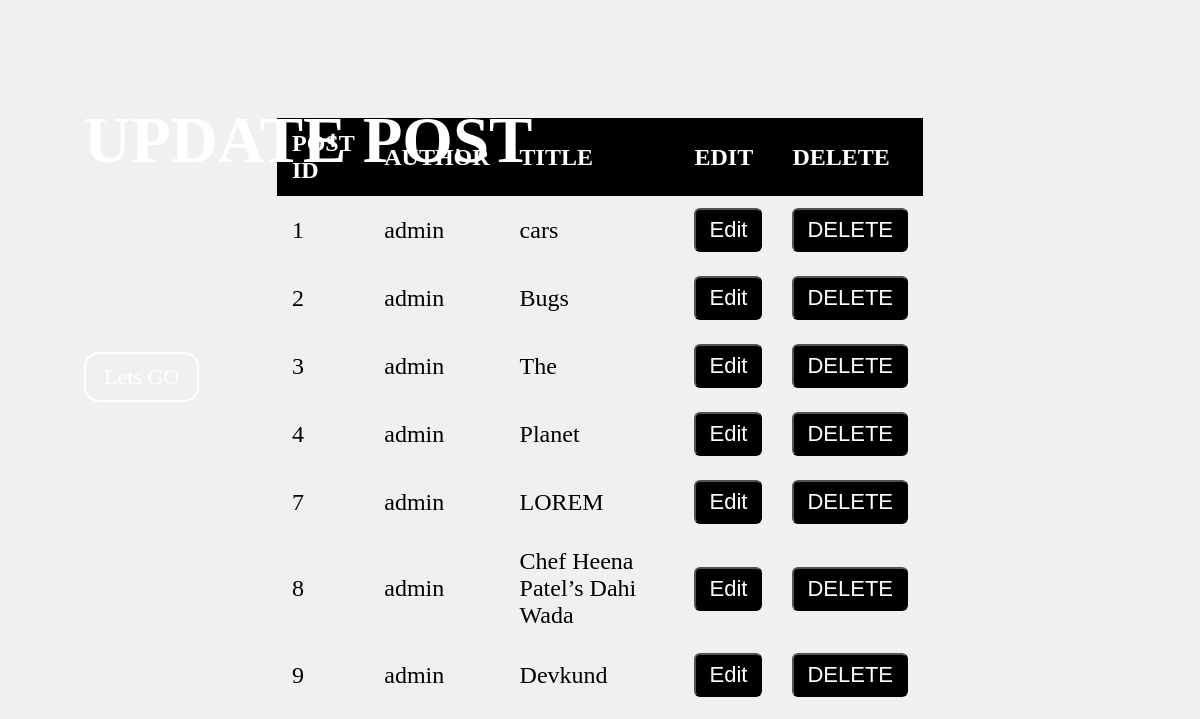
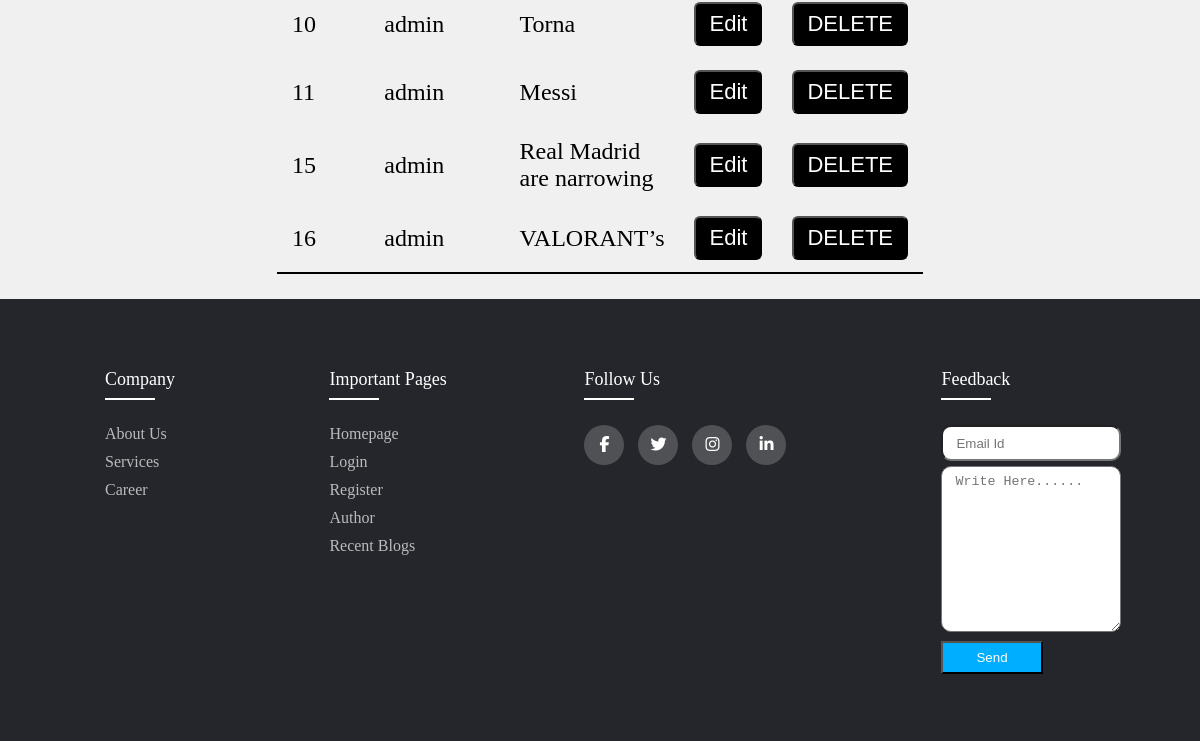
The app's page /editpost.php (signed in, lower part), older data (2 pictures, top to bottom).
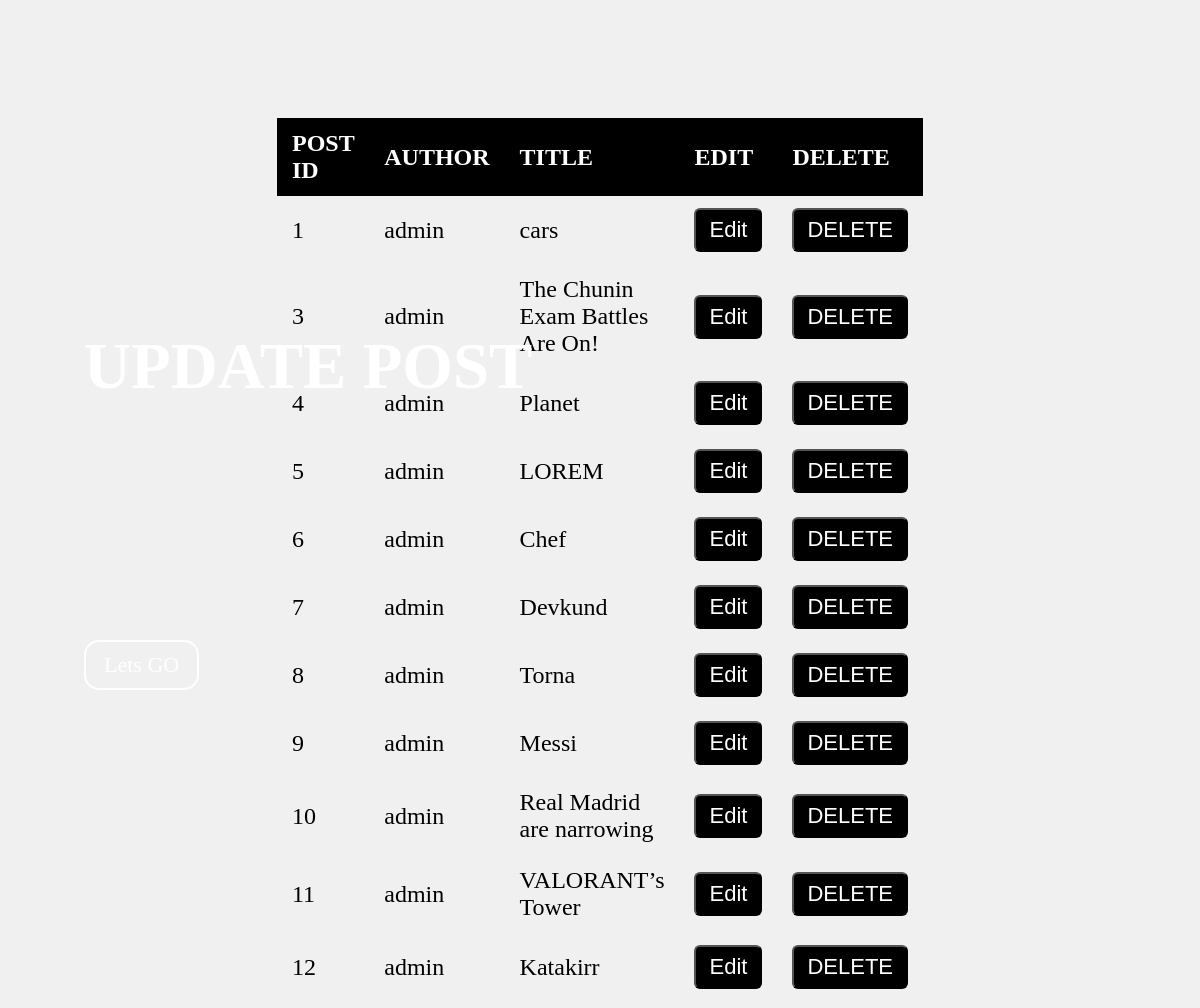
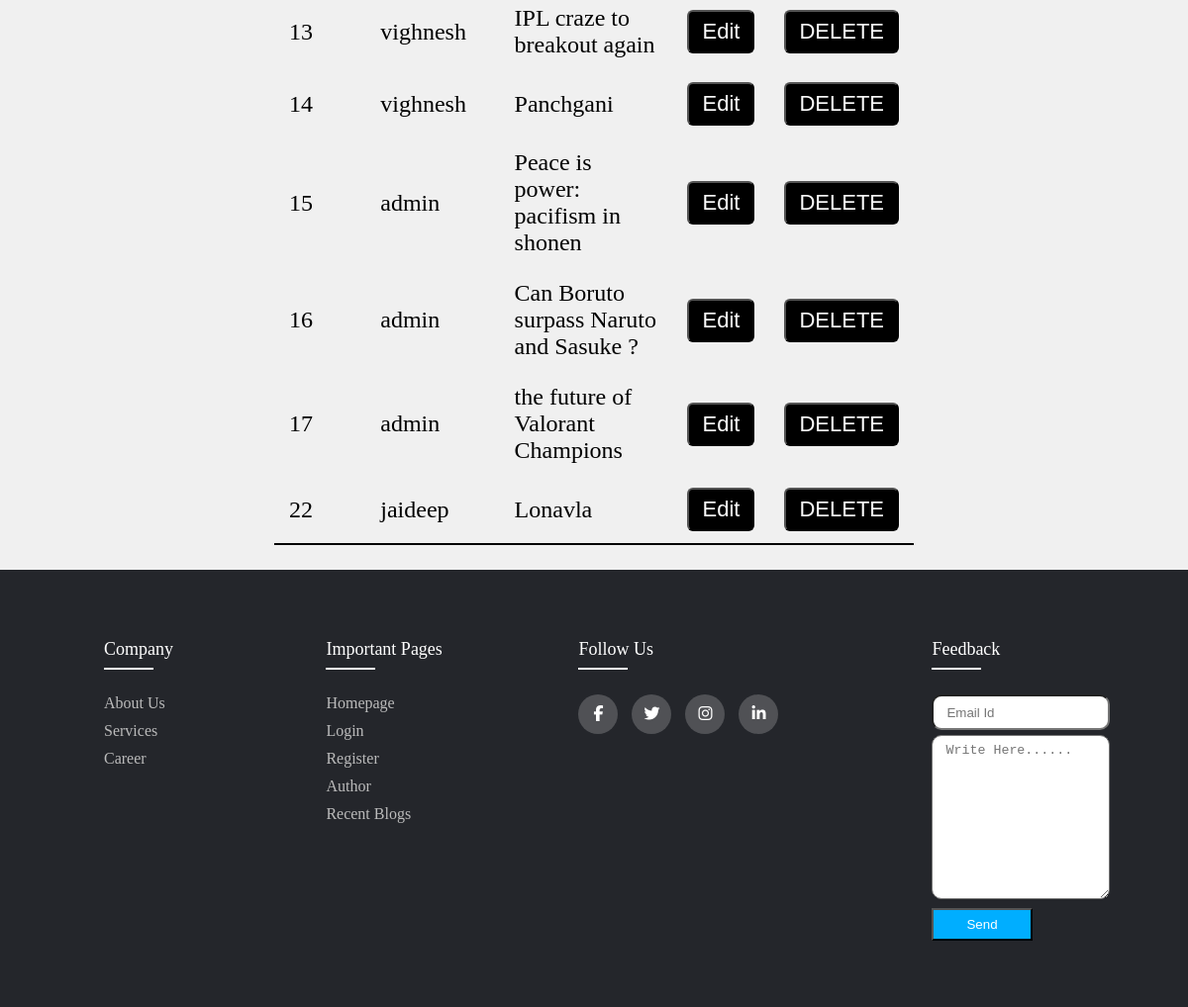
The same page, newer data (2 pictures, top to bottom).
### tables this page shows
CREATE TABLE `post` (
  `pid` int(11) NOT NULL,
  `author` varchar(255) NOT NULL,
  `title` varchar(255) NOT NULL,
  `description` varchar(1000) NOT NULL,
  `short` varchar(1200) NOT NULL,
  `id` int(11) NOT NULL,
  `images` varchar(255) NOT NULL,
  `category` varchar(255) NOT NULL
);

### editpost.php (the view, shortened to what this page needs)
<?php
include 'config.php';
?>
<!DOCTYPE html>
<html lang="en">
<head>
    <link rel="stylesheet" href="css/author.css">
    <link rel="stylesheet" href="scss/nav.css">
    <link rel="stylesheet" href="css/footer.css">
</head>
<body vlink =" black">
<div class="image">
         <h1>UPDATE POST</h1>
         <a href="#tab" id="bb">Lets GO</a>
</div>
<?php
$query=mysqli_query($conn,"SELECT * FROM post ORDER BY pid asc");
if($query->num_rows > 0){
?>
<div class="tab" id="tab">
    <table class="editable" cellspacing="6" cellpadding="50">
      <thead>
            <tr>
            <th>POST ID</th>
                <th>AUTHOR</th>
                <th>TITLE</th>
                <th>EDIT</th>
                <th>DELETE</th>
            </tr>
</thead>
            <?php
       while($res=mysqli_fetch_array($query)){
            echo'<tr>';
            echo '<td>'.$res['pid'].'</td>' ;
            echo '<td>'.$res['author'].'</td>' ;
            echo '<td>'.$res['title'].'</td>' ;
            echo "<td><a href=\"edit.php?pid=$res[pid]\"><input type='submit' value='Edit'</a>" ;
            echo "<td><a href=\"delete.php?pid=$res[pid]\"><input type='submit' value='DELETE'</a>" ;
            echo '</tr>';
        }
      }
        ?>
        </table>
        </div>
        <?php include('footer.php')?>
</body>
</html>

### footer.php
  <div class="footer">
  	 <div class="contain">
  	 	<div class="row">
  	 		<div class="footer-col1">
  	 			<h4>company</h4>
  	 			<ul>
  	 				<li><a href="#">About us</a></li>
  	 				<li><a href="#">Services</a></li>
  	 				<li><a href="#">Career</a></li>
  	 			</ul>
  	 		</div>
  	 		<div class="footer-col">
  	 			<h4>Important Pages</h4>
  	 			<ul>
  	 				<li><a href="#">Homepage</a></li>
  	 				<li><a href="#">login</a></li>
  	 				<li><a href="#">register</a></li>
  	 				<li><a href="#">author</a></li>
  	 				<li><a href="#">recent blogs</a></li>
  	 			</ul>
  	 		</div>
  	 		<div class="footer-col">
  	 			<h4>follow us</h4>
  	 			<div class="social-links">
  	 				<a href="#"><i class="fab fa-facebook-f"></i></a>
  	 				<a href="#"><i class="fab fa-twitter"></i></a>
  	 				<a href="#"><i class="fab fa-instagram"></i></a>
  	 				<a href="#"><i class="fab fa-linkedin-in"></i></a>
  	 			</div>
  	 		</div>
			   <div class="footer-col4">
				<h4>Feedback</h4>
				<input type="email" placeholder="Email Id">
				<textarea name="textarea"  cols="30" rows="10" placeholder="Write Here......"></textarea>
				<button>Send</button>
			</div>
  	 	</div>
  	 </div>
</div>

### css/author.css (style rules this page uses)
* { margin: 0px; padding: 0px; box-sizing: border-box; }
html { scroll-behavior: smooth; }
:root { --primary: #000; }
body { background: #f0f0f0; height: 100%; width: 100%; }
.image { background: rgb(0 0 0 / 55%) url(images/author.jpg); width: 100%; height: 100vh; background-size: cover; background-blend-mode: darken; }
#img h1, a { color: #000; }
.image h1 { color: #fff; font-size: 65px; position: absolute; top: 40%; left: 7%; transition: all 0.3s ease-in; text-transform: uppercase; }
.image #bb { border: 2px solid #fff; padding: 10px 18px; border-radius: 15px; position: absolute; top: 51%; left: 7%; transition: color 0.15s ease-in-out, background-color 0.15s ease-in-out, border-color 0.15s ease-in-out, box-shadow 0.15s ease-in-out; }
.image a { color: #FFF; font-size: 22px; text-decoration: none; }
.footer { background-color: #24262b; padding: 70px 0; width: 100%; }
.tab { margin-top: 10%; height: 65%; width: 100%; text-align: -webkit-center; }
.editable { width: 50%; border-collapse: collapse; margin: 25px 0; font-size: 1.5rem; min-width: 400px; border-bottom: 2px solid #000; }
.editable thead tr { background-color: black; color: #fff; text-align: left; font-weight: 400; }
.editable th, .editable td { padding: 12px 15px; }
.editable input { font-size: 22px; border-radius: 6px; padding: 7px 13px; color: #fff; background-color: var(--primary); }

### css/footer.css (style rules this page uses)
* { margin: 0; padding: 0; }
.contain { max-width: 85%; margin: auto; }
.row { display: flex; flex-wrap: wrap; }
ul { list-style: none; }
.footer { background-color: #24262b; padding: 70px 0; width: 100%; }
.footer-col { width: 25%; padding: 0 15px; }
.footer-col h4 { font-size: 18px; color: #ffffff; text-transform: capitalize; margin-bottom: 35px; font-weight: 500; position: relative; }
.footer-col h4::before { content: ''; position: absolute; left: 0; bottom: -10px; background-color: #ffffff; height: 2px; box-sizing: border-box; width: 50px; }
.footer-col ul li:not(:last-child) { margin-bottom: 10px; }
.footer-col ul li a { font-size: 16px; text-transform: capitalize; color: #ffffff; text-decoration: none; font-weight: 300; color: #bbbbbb; display: block; transition: all 0.3s ease; }
.footer-col .social-links a { display: inline-block; height: 40px; width: 40px; background-color: rgba(255, 255, 255, 0.2); margin: 0 10px 10px 0; text-align: center; line-height: 40px; border-radius: 50%; color: #ffffff; transition: all 0.5s ease; }
.footer-col1 { width: 22%; padding: 0 15px; }
.footer-col1 h4 { font-size: 18px; color: #ffffff; text-transform: capitalize; margin-bottom: 35px; font-weight: 500; position: relative; }
.footer-col1 h4::before { content: ''; position: absolute; left: 0; bottom: -10px; background-color: #fff; height: 2px; box-sizing: border-box; width: 50px; }
.footer-col1 ul li:not(:last-child) { margin-bottom: 10px; }
.footer-col1 ul li a { font-size: 16px; text-transform: capitalize; color: #ffffff; text-decoration: none; font-weight: 300; color: #bbbbbb; display: block; transition: all 0.3s ease; }
.footer-col4 { width: 25%; padding: 0 15px; position: relative; left: 10%; }
.footer-col4 h4 { font-size: 18px; color: #ffffff; text-transform: capitalize; margin-bottom: 35px; font-weight: 500; position: relative; }
.footer-col4 h4::before { content: ''; position: absolute; left: 0; bottom: -10px; background-color: #fff; height: 2px; box-sizing: border-box; width: 50px; }
.footer-col4 input { width: 80%; height: 12%; margin-bottom: 5px; border-radius: 10px; padding: 7px 13px; }
.footer-col4 textarea { width: 80%; margin-bottom: 5px; border-radius: 10px; padding: 7px 13px; }
.footer-col4 button { width: 45%; background-color: rgb(0, 174, 255); color: #fff; font-weight: 300; padding: 7px 13px; }

Row changes from the older to the newer data that the page shows:
removed post: pid "2", author "admin", title "Bugs"
changed post id 3: title "The" → "The Chunin Exam Battles Are On!"
added post: pid "5", author "admin", title "LOREM"
added post: pid "6", author "admin", title "Chef"
changed post id 7: title "LOREM" → "Devkund"
changed post id 8: title "Chef Heena Patel’s Dahi Wada" → "Torna"
changed post id 9: title "Devkund" → "Messi"
changed post id 10: title "Torna" → "Real Madrid are narrowing"
changed post id 11: title "Messi" → "VALORANT’s Tower"
added post: pid "12", author "admin", title "Katakirr"
added post: pid "13", author "vighnesh", title "IPL craze to breakout again"
added post: pid "14", author "vighnesh", title "Panchgani"
changed post id 15: title "Real Madrid are narrowing" → "Peace is power: pacifism in shonen"
changed post id 16: title "VALORANT’s" → "Can Boruto surpass Naruto and Sasuke ?"
added post: pid "17", author "admin", title "the future of Valorant Champions"
added post: pid "22", author "jaideep", title "Lonavla"
